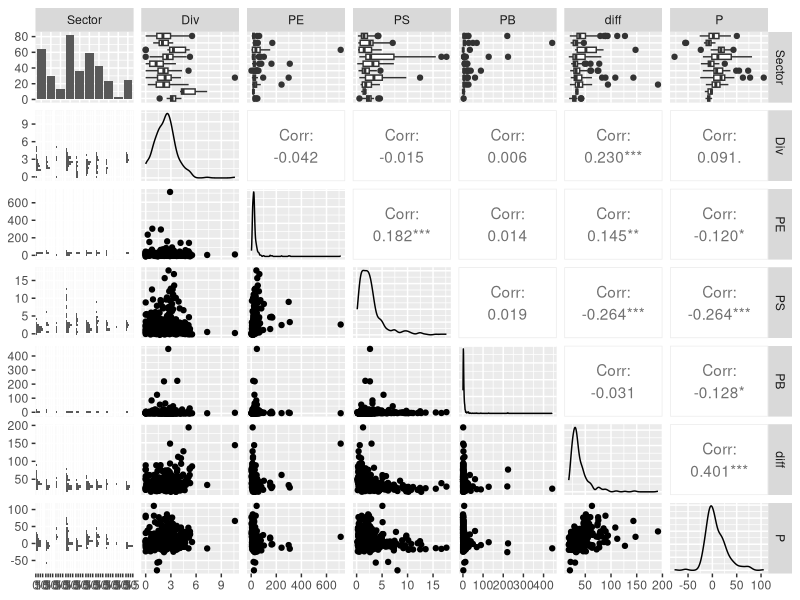
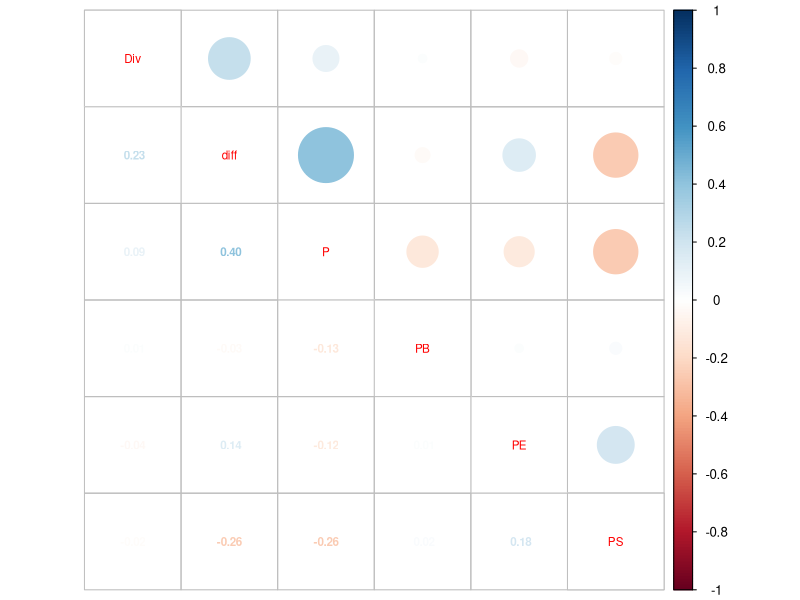
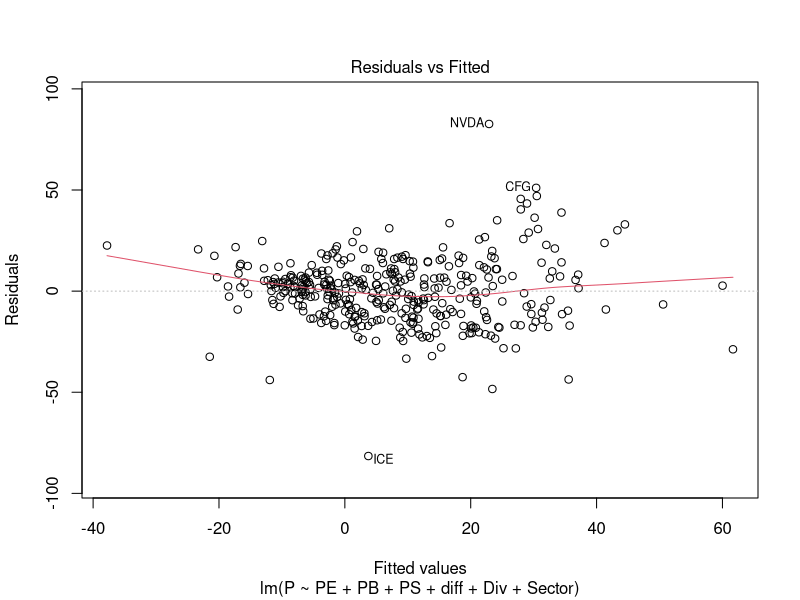
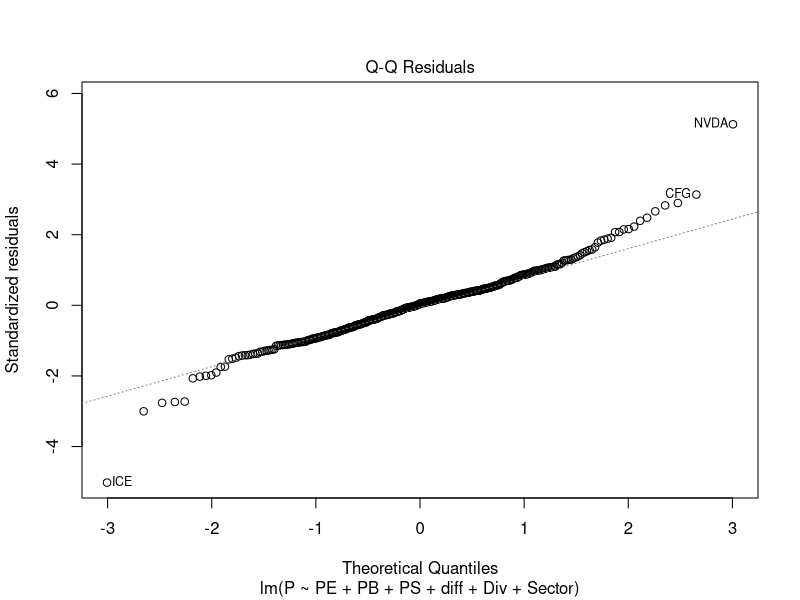
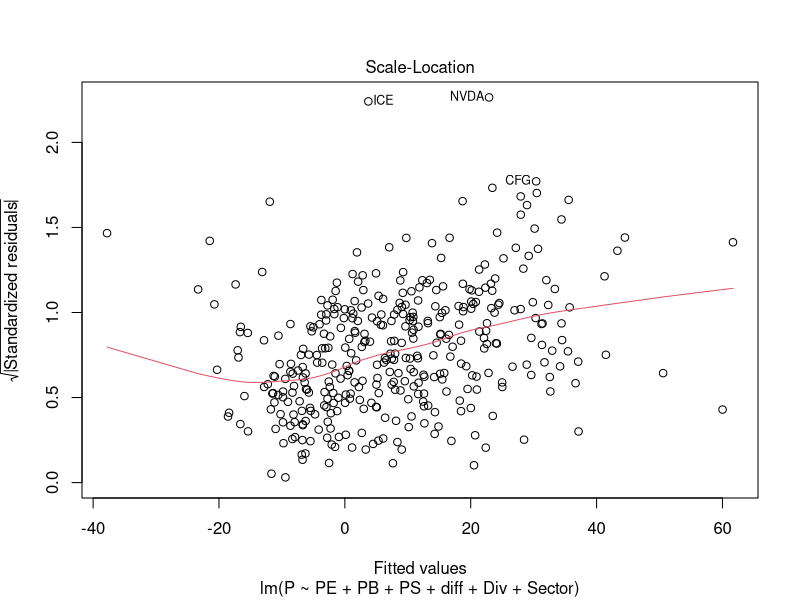
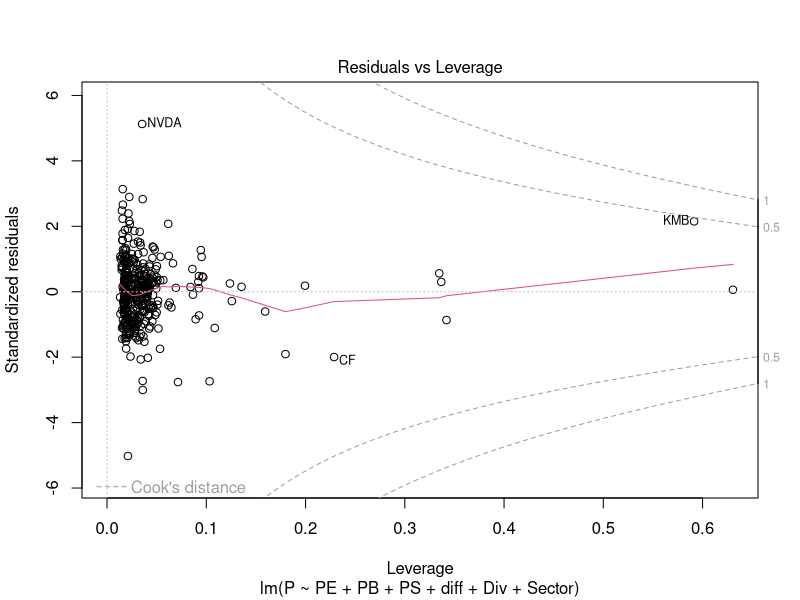

Here is the R script that generated these plots, in order:
## ---- chunk 1
knitr::opts_chunk$set(echo = TRUE)
## ---- chunk 2
setwd("~/Documents/IODS/git/IODS-final/")
financial <- read.csv("data/financial.csv",row.names = "X")

library(GGally)
library(corrplot)
library(dplyr)
# visualize the 'human_' variables
ggpairs(financial)

# compute the correlation matrix and visualize it with corrplot
cor(financial[,-1]) %>% round(digits=2) %>% corrplot.mixed(tl.cex = 0.7,number.cex=0.7,order="hclust",addrect=2)

#model
model <- lm(formula = P ~ PE + PB + PS + diff + Div + Sector,data = financial)
summary(model)

## ---- chunk 3
plot(model)
